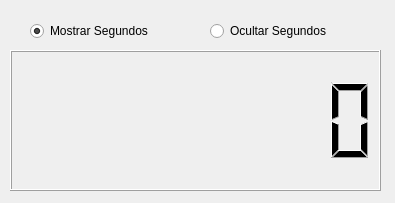
<?xml version="1.0" encoding="UTF-8"?>
<ui version="4.0">
 <class>Form</class>
 <widget class="QWidget" name="Form">
  <property name="geometry">
   <rect>
    <x>0</x>
    <y>0</y>
    <width>395</width>
    <height>203</height>
   </rect>
  </property>
  <property name="minimumSize">
   <size>
    <width>395</width>
    <height>203</height>
   </size>
  </property>
  <property name="maximumSize">
   <size>
    <width>395</width>
    <height>203</height>
   </size>
  </property>
  <property name="windowTitle">
   <string>Reloj</string>
  </property>
  <property name="windowIcon">
   <iconset>
    <normaloff>img/icon.png</normaloff>img/icon.png</iconset>
  </property>
  <widget class="QRadioButton" name="radioShow">
   <property name="geometry">
    <rect>
     <x>30</x>
     <y>20</y>
     <width>151</width>
     <height>22</height>
    </rect>
   </property>
   <property name="text">
    <string>Mostrar Segundos</string>
   </property>
   <property name="checked">
    <bool>true</bool>
   </property>
  </widget>
  <widget class="QRadioButton" name="radioHide">
   <property name="geometry">
    <rect>
     <x>210</x>
     <y>20</y>
     <width>151</width>
     <height>22</height>
    </rect>
   </property>
   <property name="text">
    <string>Ocultar Segundos</string>
   </property>
  </widget>
  <widget class="QLCDNumber" name="mylcd">
   <property name="geometry">
    <rect>
     <x>10</x>
     <y>50</y>
     <width>371</width>
     <height>141</height>
    </rect>
   </property>
   <property name="numDigits">
    <number>8</number>
   </property>
  </widget>
 </widget>
 <resources/>
 <connections/>
</ui>
